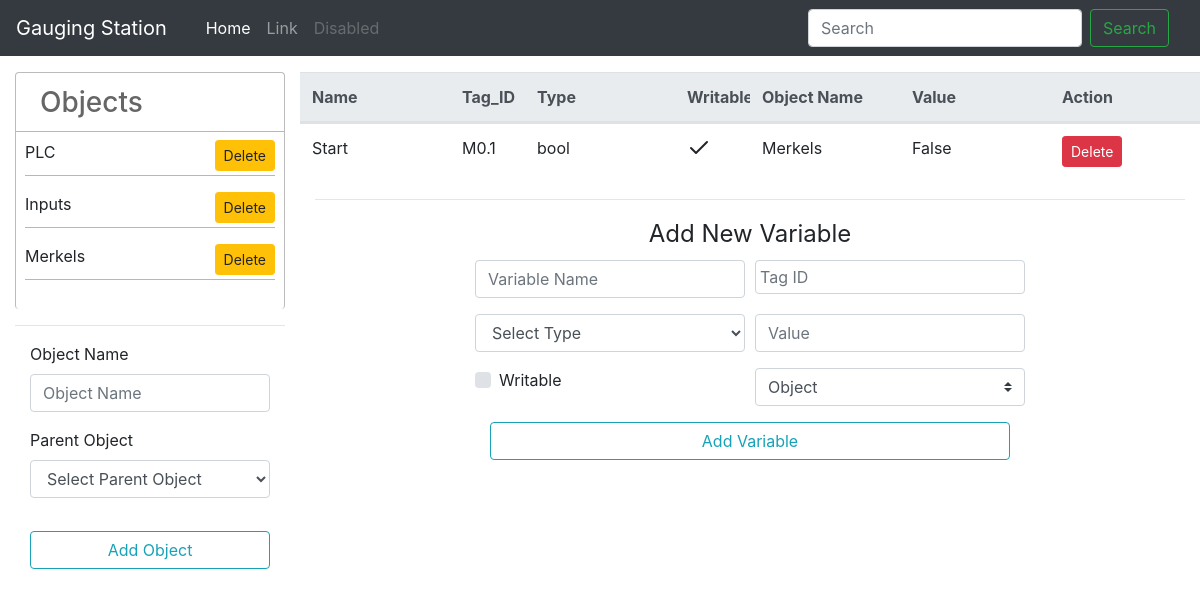
Page /server/3 on the committed database.
### index/models.py (models this page shows, shortened)
class Object(db.Model):
    id = db.Column(db.Integer, primary_key=True)
    name = db.Column( db.String(120), nullable=False )
    parent_id = db.Column( db.Integer, nullable=True )
    server_id = db.Column(db.Integer,db.ForeignKey('server.id',ondelete='CASCADE'),nullable=False)
    variables = db.relationship("Variable", backref="object", cascade="all, delete-orphan" , lazy='dynamic' )
    def is_parent( self ):
        return True if self.parent_id is None else False
    def get_child_objects( self ):
        return self.query.filter_by(parent_id=self.id) if Object.query.filter_by(parent_id=self.id) else False

class Variable(db.Model):
    id = db.Column( db.Integer, primary_key=True )
    name = db.Column( db.String(120), nullable=False )
    type = db.Column( db.String(20), nullable=False )
    writable = db.Column( db.Boolean(), nullable=False )
    tag_id = db.Column( db.String(120), nullable=False, unique=True)
    value = db.Column( db.String(100), nullable=False)
    object_id = db.Column(db.Integer,db.ForeignKey('object.id',ondelete='CASCADE'),nullable=False )

### index/routes.py (the view)
@app.route("/server/<serverid>",methods= ['GET'] )
def server_populate(serverid):
    server = Server.query.get( serverid )
    objform = ObjectCreateForm()
    varform = VariableCreateForm()
    objects = server.objects
    varform.var_object.choices = utils.selectVals(objects)
    return render_template('server.html',
             objects=objects,
             server=server,
             objform = ObjectCreateForm(),
             varform=varform
    )

### index/forms.py
class ObjectCreateForm( FlaskForm ):
    object_name = StringField('Object Name',
                                validators=[ DataRequired() ],
                                render_kw = {
                                            'placeholder': "Object Name"
                                        }
                                )
    server = HiddenField('Server',
                                validators=[ DataRequired() ],
                                render_kw = {
                                            'placeholder': 'Server'
                                        }
                                )
    submit = SubmitField('Add Object')

### index/utils.py (called while the page is built)
def selectVals(objs):
    idlist = []
    namelist = []
    if objs:
        for obj in objs:
            idlist.append(obj.id)
            namelist.append(obj.name)
        return [(None,'Object')]+list(zip( idlist, namelist ))
    else:
        return [ (None, 'No Objects Defined' ) ]

### index/templates/server.html (shortened to what this page needs)
{% extends 'base.html' %}
{% block content %}
<div class="row">
    {% include('partials/object_creation.html') %}
<div class="col-9">
        {% if objects %}
        <table class="table">
            <thead class="thead-light">
                <tr class="row">
                    <th scope="col" class="col-2" >Name</th>
                    <th scope="col" class="col-1" >Tag_ID</th>
                    <th scope="col" class="col-2" >Type</th>
                    <th scope="col" class="col-1" >Writable</th>
                    <th scope="col" class="col-2" >Object Name</th>
                    <th scope="col" class="col-2" >Value</th>
                    <th scope="col" class="col-2" >Action</th>
                </tr>
            </thead>
            <tbody id="var-body">
                {% for obj in objects %}
                    {% for variable in obj.variables %}
                        <tr id="var-{{ variable.id }}" class="row">
                            <td class="col-2 pb-0">{{variable.name}}</td>
                            <td class="col-1 pb-0">{{ variable.tag_id }}</td>
                            <td class="col-2 pb-0" >{{ variable.type }}</td>
                            <td class="col-1 pb-0" >
                                {% if variable.writable %}  <i data-feather="check"></i> {% else %} <i data-feather="x-circle"></i> {% endif %}
                            </td>
                            <td class="col-2 pb-0" >{{ variable.object.name }}</td>
                            <td class="col-2 pb-0" >{{ variable.value }}</td>
                            <td class="col-2 pb-0" >
                                <p>
                                    <a data-name="{{ variable.name }}" data-id="{{ variable.id }}" class="btn btn-danger btn-sm var-del-btn" href="{{ url_for('delete_var',var_id=variable.id ) }}"> Delete </i> </a>
                                </p>
                            </td>
                        </tr>
                    {% endfor %}
                {% endfor %}
            </tbody>
        </table>
        <hr>
            {% include "partials/variable_creation.html" %}
        {% endif %}
</div>
</div>
{% endblock %}}

### index/templates/partials/object_creation.html (shortened to what this page needs)
<div class="col-3">
    <div class="object-list-wrapper col-12">
        <div class="heading row">
            <h3>
                Objects
            </h3>
        </div>
        <hr class="row mb-2 mt-1" style="background-color:#ccc;margin-left:-1.5em;margin-right:-1.5em" >
        <div class="div-table-body ">
            {% if objects %}
            {% for object in objects %}
                <div class="mb-2">
                    {% if object.is_parent() %}
                        <span class="span-row row ">
                            <span class="span-cell">{{ object.name }}</span>
                            <span class="span-cell">
                                <a data-target="min-object-form-{{ object.id }}" class="btn btn-sm btn-warning del-obj-btn" href="#">Delete</a>
                            </span>
                        </span>
                            <hr class="row mb-3 mt-1" style="background-color:#ccc;">
                    {% endif %}
                </div>
                {% endfor %}
            {% else %}
                <tr>
                    <td colspan="2" class="text-center"> No Objects Defined Yet </td>
                </tr>
            {% endif %}
            </div>
    </div>
    <hr>
    <form id="object_form" class="" method="post" action="{{url_for('create_object')}}">
        <div class="col-12 mb-3">
            {{ objform.object_name.label( class="form-control-label" ) }}
            {{ objform.object_name( class="form-control", value="" ) }}
        </div>
        <div class="col-12 mb-3">
            <label class="form-control-label">Parent Object</label>
            <select name="parent_object" class="form-control">
                {% if objects  %}
                    <option value='' >Select Parent Object</option>
                {% else %}
                    <option value="" >No Objects Defined</option>
                {% endif %}
            </select>
        </div>
        <div class="col-12 mb-3">
        </div>
        <div class="col-12">
            {{ objform.submit( class="form-control btn btn-outline-info" ) }}
        </div>
    </form>
</div>

### index/static/styles.css (style rules this page uses)
body { min-height: 75rem; padding-top: 4.5rem; }
.span-row { display: flex; flex-direction: row; justify-content: space-between; }
.object-list-wrapper { border: 1px solid #bbb; padding: .8em 1.5em; border-radius: 4px; border-bottom: none; }
.heading { padding: 0;margin: 0; width: 100%; }
.heading h3 { text-align: center; color: #666; }

### rows in the picture
Object: name "PLC"
Object: name "Inputs"
Object: name "Merkels"
Variable: name "Start", tag_id "M0.1", type "bool", writable True (drawn), object.name "Merkels", value "False"

### other values in the picture
{{ objform.object_name.label( class="form-control-label" ) }} "Object Name"
